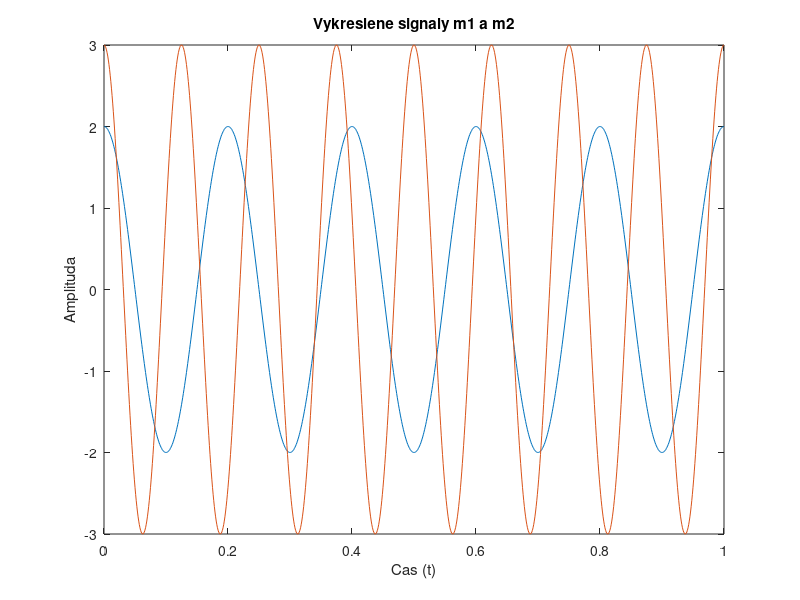

Write MATLAB code to recreate this figure.
clear all
close all

%% Cviceni 3 vypracovani

% Vykreslene signaly m1 a m2

tsampling = 0.001

t = 0:tsampling:1
f1 = 5;
omega1 = 2*pi*f1;
U1 = 2;

f2 = 8;
omega2 = 2*pi*f2;
U2 = 3;

m1 = U1*cos(omega1*t);

m2 = U2*cos(omega2*t);

figure();
plot(t,m1);
hold on
plot(t,m2);
ylabel('Amplituda');
xlabel('Cas (t)');
title('Vykreslene signaly m1 a m2');

%% Soucet signalu m1 a m2 -> m3

m3 = m1 + m2;

tmaxharmonic = 1/f2;
tsamplingNew = tmaxharmonic/5;

tfit = tsamplingNew / tsampling

t2periods = (2*tmaxharmonic)/tsampling


newValues = m3(1:tfit:t2periods); % Vytahneme kazdy petinovy vzorek z periody